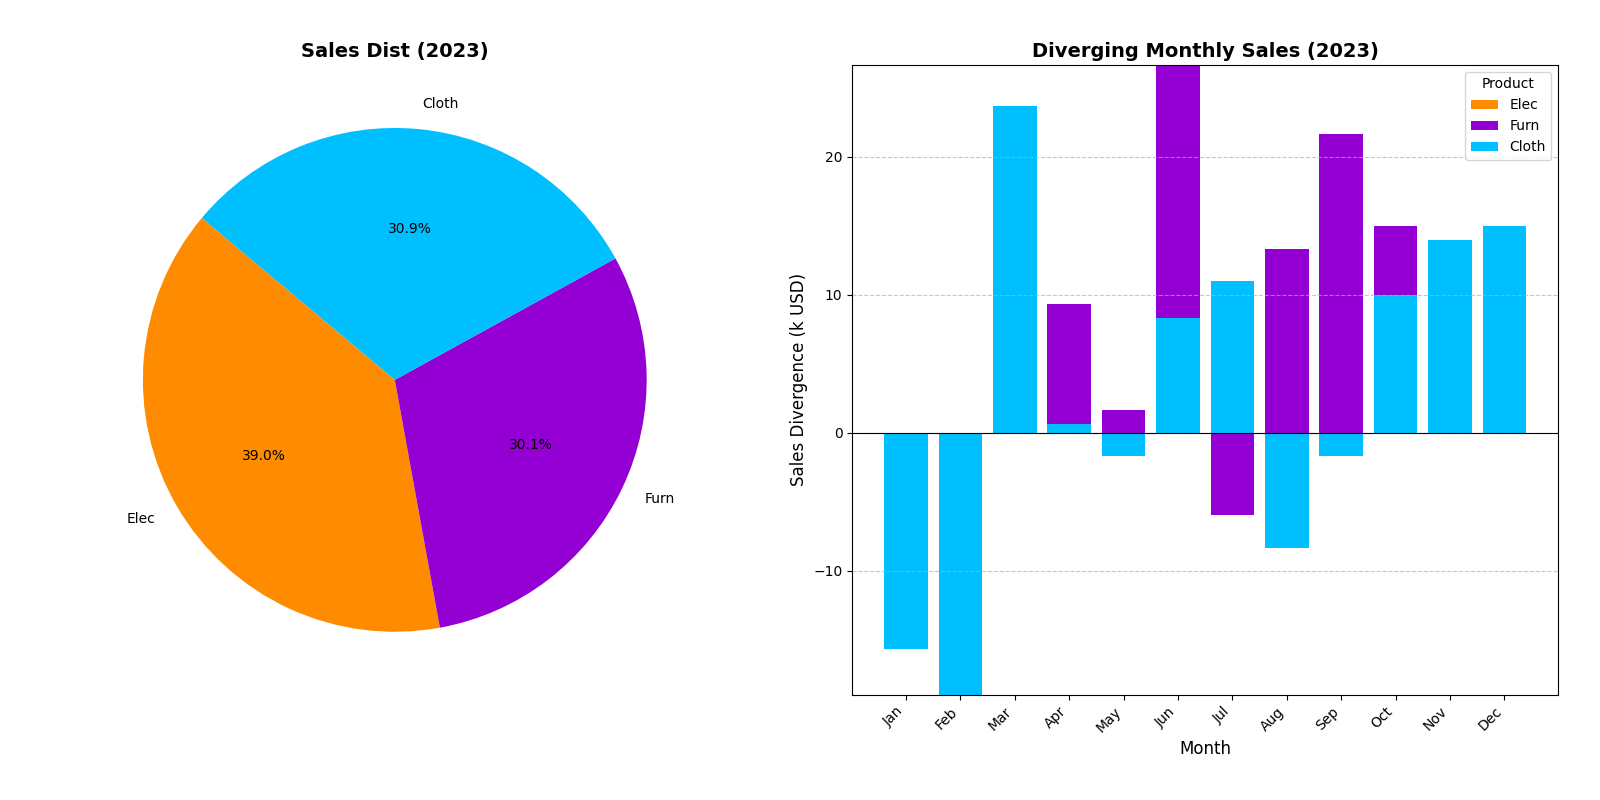

This chart was generated by the following Python code:
import matplotlib.pyplot as plt
import numpy as np

months = ['Jan', 'Feb', 'Mar', 'Apr', 'May', 'Jun', 'Jul', 'Aug', 'Sep', 'Oct', 'Nov', 'Dec']
electronics_sales = np.array([35, 28, 55, 40, 50, 75, 25, 70, 65, 60, 30, 45])
furniture_sales = np.array([38, 25, 52, 22, 45, 30, 48, 35, 20, 40, 42, 50])
clothing_sales = np.array([60, 55, 18, 30, 50, 40, 20, 65, 45, 35, 15, 25])

# Calculate divergences
net_sales = electronics_sales + furniture_sales + clothing_sales
centered_electronics = electronics_sales - net_sales / 3
centered_furniture = furniture_sales - net_sales / 3
centered_clothing = clothing_sales - net_sales / 3

fig, (ax1, ax2) = plt.subplots(1, 2, figsize=(16, 8))

# The original pie chart remains unchanged
overall_sales = np.array([sum(electronics_sales), sum(furniture_sales), sum(clothing_sales)])
categories = ['Elec', 'Furn', 'Cloth']
ax1.pie(overall_sales, labels=categories, autopct='%1.1f%%', startangle=140, colors=['darkorange', 'darkviolet', 'deepskyblue'])
ax1.set_title("Sales Dist (2023)", fontsize=14, fontweight='bold')

x_indices = np.arange(len(months))

# Plotting the diverging bar chart
ax2.bar(x_indices, centered_electronics, label='Elec', color='darkorange')
ax2.bar(x_indices, centered_furniture, label='Furn', color='darkviolet', bottom=centered_electronics)
ax2.bar(x_indices, centered_clothing, label='Cloth', color='deepskyblue', bottom=centered_electronics + centered_furniture)

ax2.set_title("Diverging Monthly Sales (2023)", fontsize=14, fontweight='bold')
ax2.set_xlabel("Month", fontsize=12)
ax2.set_ylabel("Sales Divergence (k USD)", fontsize=12)
ax2.set_xticks(x_indices)
ax2.set_xticklabels(months)
ax2.legend(title="Product", fontsize=10)
ax2.axhline(0, color='black', linewidth=0.8)
ax2.grid(axis='y', linestyle='--', alpha=0.7)

plt.setp(ax2.get_xticklabels(), rotation=45, horizontalalignment='right', fontsize=10)
plt.setp(ax2.get_yticklabels(), fontsize=10)

plt.tight_layout(pad=3.0)
plt.show()
